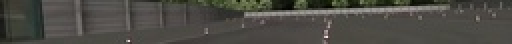
#> input picture testsFrames/Test (3).jpg, 256 x 22 px, shrunk from 1150 x 100 before the run (shown 2 times larger); the run also reads 1 picture not shown here
$ python cannySobelCropping.py   (older library calls are emulated)
#> lines starting #> are read from the running program, lines starting #| are printed output that depends on the picture
import cv2
import numpy as np
import matplotlib.pyplot as plt
from tqdm import tqdm


###############################################################################################
#   VARIABLES TO CONFIGURE THE SCRIPT

SHOW_GRAPHS = True
ENABLE_SAVE_CROPS = True

PATH_FRAMES = "testsFrames/"
PATH_CROPS = "crop_results/"
PATH_REFERENCE = "references/"

NUMBER_REFS = 2                                 # This number is the first not to be included
NUMBER_FRAMES = 2                               # This number is the first not to be included

###############################################################################################
def use_Energy_Sobel(ref, cropped):
    threshold = 1.0 * pow(10,9)

    sucess = False

    diff = ref-cropped
    energy_diff = np.multiply(abs(diff),abs(diff))

    value_energy = 0

    for x in xrange(0, height_reference):
        for y in xrange(0, width_reference):
            value_energy += energy_diff[x,y]

    if value_energy < threshold:
            sucess = True

    return sucess,value_energy

def use_Energy_Canny(ref, cropped):
    threshold = 150

    sucess = False

    diff = ref-cropped
    energy_diff = np.multiply(abs(diff),abs(diff))

    value_energy = 0

    for x in xrange(0, height_reference):
        for y in xrange(0, width_reference):
            value_energy += energy_diff[x,y]

    if value_energy < threshold:
            sucess = True

    return sucess,value_energy


def applySobelX(img):
    sobel = cv2.Sobel(img,cv2.CV_64F,1,0,ksize=5)
    abs_sobel = np.absolute(sobel)

    return abs_sobel

def applyCanny(img):
    canny = cv2.Canny(img,100,200)

    return canny


###############################################################################################

nConesDetected = 0
energy_Sobel = []
energy_Canny = []

original = cv2.imread(PATH_FRAMES+"Test (3).jpg", cv2.IMREAD_GRAYSCALE)
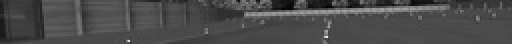
#> original: shape (22, 256) (shown 2 times larger); min 2, max 235, mean 74.4

image_Sobel = applySobelX(original)
#> in applySobelX, `sobel = cv2.Sobel(img,cv2.CV_64F,1,0,ksize=5)`:
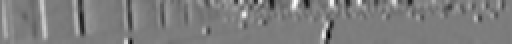
#> sobel: shape (22, 256) float64 (shown 2 times larger); min -3606, max 3747, mean 17.9; drawn with min black and max white
#> in applySobelX, `abs_sobel = np.absolute(sobel)`:
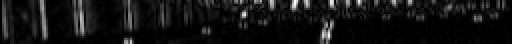
#> abs_sobel: shape (22, 256) float64 (shown 2 times larger); min 0, max 3747, mean 282.6; drawn with min black and max white
image_Canny = applyCanny(original)
#> in applyCanny, `canny = cv2.Canny(img,100,200)`:
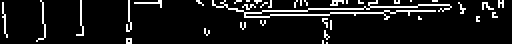
#> canny: shape (22, 256) (shown 2 times larger); 9.1% white in thin lines or dots

height_reference2, width_reference2 = original.shape
#> height_reference2 = 22; width_reference2 = 256


reference = cv2.imread(PATH_REFERENCE+"reference (1).png",cv2.IMREAD_GRAYSCALE)
height_reference, width_reference = reference.shape
#> height_reference = 8; width_reference = 8
reference_Sobel = applySobelX(reference)
reference_Canny = applyCanny(reference)

for col in tqdm(xrange(0, height_reference2-height_reference)):
    for row in xrange(0, width_reference2-width_reference):

        crop_img_Sobel = image_Sobel[col:col+height_reference, row: row + width_reference]
        crop_img_Canny = image_Canny[col:col+height_reference, row: row + width_reference]

        success_Sobel, value_energy_Sobel = use_Energy_Sobel(reference_Sobel,crop_img_Sobel)
        success_Canny, value_energy_Canny = use_Energy_Canny(reference_Canny,crop_img_Canny)

        if success_Sobel & success_Canny & ENABLE_SAVE_CROPS:
            cropped = original[col:col+height_reference, row: row + width_reference]
            cv2.imwrite(PATH_CROPS+"crop%d.png" % nConesDetected, cropped)
            nConesDetected += 1

        # Appending the data to plot it with matplotlib
        energy_Sobel.append(value_energy_Sobel)
        energy_Canny.append(value_energy_Canny)

if  SHOW_GRAPHS:
    plt.plot(energy_Sobel)
    plt.ylabel('energy')
    plt.title('Sobel')
    plt.show()
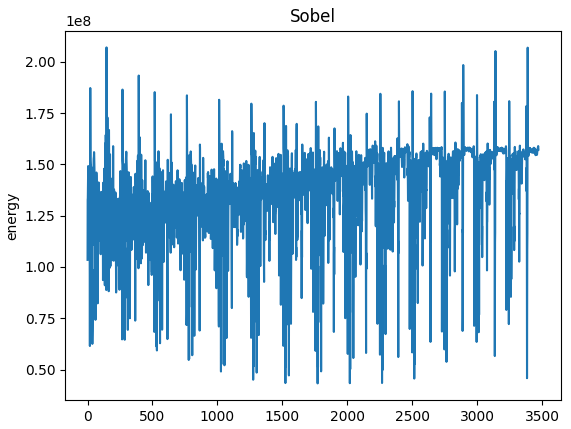
#> figure drawn by matplotlib, 1 panel; curve peaks at x = 146, y = 206956391
    plt.plot(energy_Canny)
    plt.ylabel('energy')
    plt.title('Canny')
    plt.show()
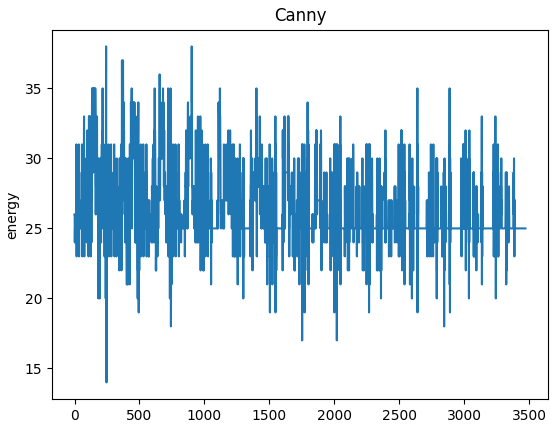
#> figure drawn by matplotlib, 1 panel; curve peaks at x = 243, y = 38
